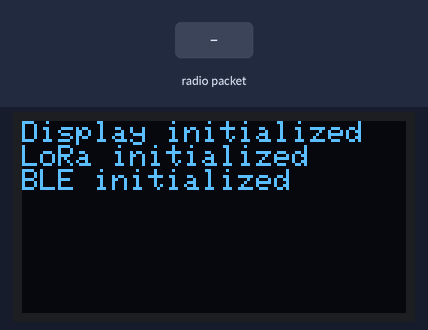
The program below on a simulated ESP32. On the bench: 128×64 one-colour display. The test bench sets the inputs (shaded band). No radio packets arrive unless stated; nothing arrives over Bluetooth unless stated; a phone connects over Bluetooth LE 3 s after start; what the program prints to the serial monitor is not drawn.

Above: at 1.8 s.
1.9 s: radio packet "1" arrives
At 3.1 s:
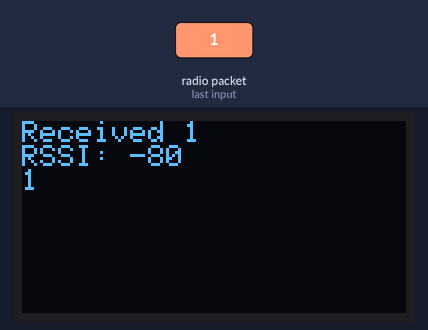
3.4 s: radio packet "0" arrives
At 4.3 s:
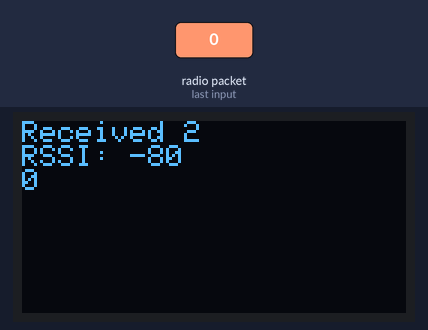
Timing chart, 0 to 6.4 s (numbered marks = the images above; inputs shaded):
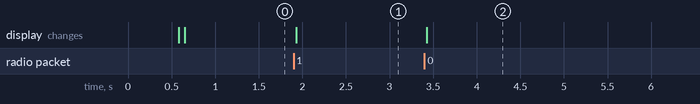

The program:

main.cpp
```cpp
#include <Wire.h>
#include <Adafruit_GFX.h>
#include <Adafruit_SSD1306.h>
#include <SPI.h>
#include <LoRa.h>
#include "Esp32BLE.h"

// The ESP32 bluetooth BLE device
Esp32BLE* ble;

// OLED display dimensions
#define SCREEN_WIDTH 128
#define SCREEN_HEIGHT 64

// Define OLED_RESET if the OLED reset pin is connected, else set to -1
#define OLED_RESET    -1

// Initialize the display
Adafruit_SSD1306 display(SCREEN_WIDTH, SCREEN_HEIGHT, &Wire, OLED_RESET);
void InitDisplay() {
  // Initialize the display
  if(!display.begin(SSD1306_SWITCHCAPVCC, 0x3C)) {
    Serial.println(F("SSD1306 allocation failed"));
    for(;;);
  }

  // Clear the buffer
  display.clearDisplay();

  // Draw a test pattern
  for(int16_t i=0; i<SCREEN_HEIGHT; i+=4) {
    display.drawLine(0, i, SCREEN_WIDTH-1, i, WHITE);
  }

  // Display the buffer
  display.display();

  delay(500);
  display.clearDisplay();

  display.setTextColor(WHITE);
  display.setTextSize(1);
  display.println("Display initialized");
  // Display the buffer
  display.display();
}

String incoming = "";
int lastRSSI = 0;
bool newPacket = false;

// Interrupt handler, so no serial.print(), or BLE traffic in here!
void onReceiveIRQ(int packetSize) {

  incoming = "";
  for (int i = 0; i < packetSize; i++) {
    incoming += (char)LoRa.read();
  }
  lastRSSI = LoRa.packetRssi();
  newPacket = true;
}

void InitBLE() {


  // Initialize BLE
  ble = new Esp32BLE("ESP32_LoRa_EJB");
  display.println("BLE initialized");
  display.display();
}

// SX1278 pins
#define SX1278_RST 15    // GPIO15 -- SX1278 RST
#define SX1278_DIO0 4    // GPIO4  -- SX1278 DIO0

// Initialize LoRa (sx1278) receiver
void InitLoRa() {
  // override the default CS, reset, and IRQ pins (optional)
  LoRa.setPins(SS, SX1278_RST, SX1278_DIO0);

  //Start LoRa
  if(!LoRa.begin(434800000)) {
    Serial.println("Starting LoRa failed!");
    display.println("Starting LoRa failed!");
    display.display();
    while(1);
  }
  else
  {
    // Set LoRa parameters
    LoRa.setSyncWord(0xC0);
    LoRa.setSignalBandwidth(625E2);
    LoRa.setSpreadingFactor(12);

    // LoRa.setGain(6);

    // Set the DIO0 IRQ handler, and start receiving
    LoRa.onReceive(onReceiveIRQ);
    LoRa.receive();

    display.println("LoRa initialized");
  }
  display.display();
}

void setup() {
  // Start the Serial communication
  Serial.begin(115200);

  // Initialize the display
  InitDisplay();

  // Initialize LoRa (sx1278) receiver
  InitLoRa();

  // Initialize the BLE device
  InitBLE();
}

int packets = 0;

void ProcesLoRaPacket() {

  // Is there a new packet?
  if (!newPacket)
    return;

// Immediately reset the flag
  newPacket = false;

// Display the received packet
  display.clearDisplay();
  display.setCursor(0,0);
  display.printf("Received %d\nRSSI: %d\n", ++packets, lastRSSI);
  display.println(incoming);
  display.display();
  Serial.printf("Received %d, RSSI: %d :'%s'\n", packets, lastRSSI, incoming.c_str());

  char outgoing[100];
  sprintf(outgoing, "%d, RSSI: %d\n'%s'\n", packets, lastRSSI, incoming.c_str());

  // Send the received packet over BLE
  ble->SendData(outgoing);
}

void loop() {
  // put your main code here, to run repeatedly:
  // LoRaLoop();
  ble->ProcessLoop();
  ProcesLoRaPacket();
}

 
```

Esp32BLE.h
```cpp
#include <BLEDevice.h>
#include <BLEServer.h>
#include <BLEUtils.h>
#include <BLE2902.h>

class MyServerCallbacks: public BLEServerCallbacks {

public:
    bool deviceConnected = false;

    void onConnect(BLEServer* pServer) {
        Serial.println("Device connected");
        deviceConnected = true;
    };

    void onDisconnect(BLEServer* pServer) {
        Serial.println("Device disconnected");
        deviceConnected = false;
    }
};
class MyCharacteristicCallbacks : public BLECharacteristicCallbacks {
    void onWrite(BLECharacteristic* pLedCharacteristic) {
        String value = pLedCharacteristic->getValue().c_str();
        if (value.length() > 0) {
            digitalWrite(2, HIGH);
            Serial.println("LED on");
        } else {
            digitalWrite(2, LOW);
            Serial.println("LED off");
        }
    }
};

class Esp32BLE
{
private:
    BLEServer* pServer = NULL;
    MyServerCallbacks* pServerCallbacks = NULL;
    BLECharacteristic* pSensorCharacteristic = NULL;
    BLECharacteristic* pLedCharacteristic = NULL;
    bool oldDeviceConnected = false;
    bool IsDeviceConnected() { return pServerCallbacks->deviceConnected; }

    // See the following for generating UUIDs:
    // https://www.uuidgenerator.net/
    #define SERVICE_UUID                "19b10000-e8f2-537e-4f6c-d104768a1242"
    #define SENSOR_CHARACTERISTIC_UUID  "19b10001-e8f2-537e-4f6c-d104768a1242"
    #define LED_CHARACTERISTIC_UUID     "19b10002-e8f2-537e-4f6c-d104768a1242"
public:

    Esp32BLE(String deviceName);
    ~Esp32BLE();

    void ProcessLoop();
    void SendData(String data);
    BLEServer* GetServer() { return pServer; }
};
```

Esp32BLE.cpp
```cpp
#include <Arduino.h>
#include <BLEDevice.h>
#include <BLEServer.h>
#include <BLEUtils.h>
#include <BLE2902.h>
#include "Esp32BLE.h"

Esp32BLE::Esp32BLE(String deviceName)
{
 // Create the BLE Device
  BLEDevice::init(deviceName.c_str());

  // Create the BLE Server
  pServer = BLEDevice::createServer();
  pServerCallbacks = new MyServerCallbacks();
  pServer->setCallbacks(pServerCallbacks);

  // Create the BLE Service
  BLEService *pService = pServer->createService(SERVICE_UUID);

  // Create a BLE Characteristic
  pSensorCharacteristic = pService->createCharacteristic(
                      SENSOR_CHARACTERISTIC_UUID,
                      BLECharacteristic::PROPERTY_READ   |
                      BLECharacteristic::PROPERTY_WRITE  |
                      BLECharacteristic::PROPERTY_NOTIFY |
                      BLECharacteristic::PROPERTY_INDICATE
                    );

  // Create the ON button Characteristic
  pLedCharacteristic = pService->createCharacteristic(
                      LED_CHARACTERISTIC_UUID,
                      BLECharacteristic::PROPERTY_WRITE
                    );

  // Register the callback for the ON button characteristic
  pLedCharacteristic->setCallbacks(new MyCharacteristicCallbacks());

  // https://www.bluetooth.com/specifications/gatt/viewer?attributeXmlFile=org.bluetooth.descriptor.gatt.client_characteristic_configuration.xml
  // Create a BLE Descriptor
  pSensorCharacteristic->addDescriptor(new BLE2902());
  pLedCharacteristic->addDescriptor(new BLE2902());

  // Start the service
  pService->start();

  // Start advertising
  BLEAdvertising *pAdvertising = BLEDevice::getAdvertising();
  pAdvertising->addServiceUUID(SERVICE_UUID);
  pAdvertising->setScanResponse(false);
  pAdvertising->setMinPreferred(0x0);  // set value to 0x00 to not advertise this parameter
  BLEDevice::startAdvertising();

  Serial.println("Awaiting a client connection to notify...");

}

Esp32BLE::~Esp32BLE()
{
}

void Esp32BLE::SendData(String data)
{
    Serial.println("Sending data: " + data);
    pSensorCharacteristic->setValue(data.c_str());
    pSensorCharacteristic->notify();
}

// Process the BLE loop
void Esp32BLE::ProcessLoop()
{
    // disconnecting
    if (!IsDeviceConnected() && oldDeviceConnected) {
        Serial.println("Restart advertising");
        delay(500); // give the bluetooth stack the chance to get things ready
        pServer->startAdvertising(); // restart advertising
        oldDeviceConnected = IsDeviceConnected();
    }
    // connecting
    if (IsDeviceConnected() && !oldDeviceConnected) {
        Serial.println("Connected!");
        oldDeviceConnected = IsDeviceConnected();
    }
}
```

Measured:
- after the input at 1.9 s, the display: changes at once (image 1)
- after the input at 3.4 s, the display: changes at once (image 2)
